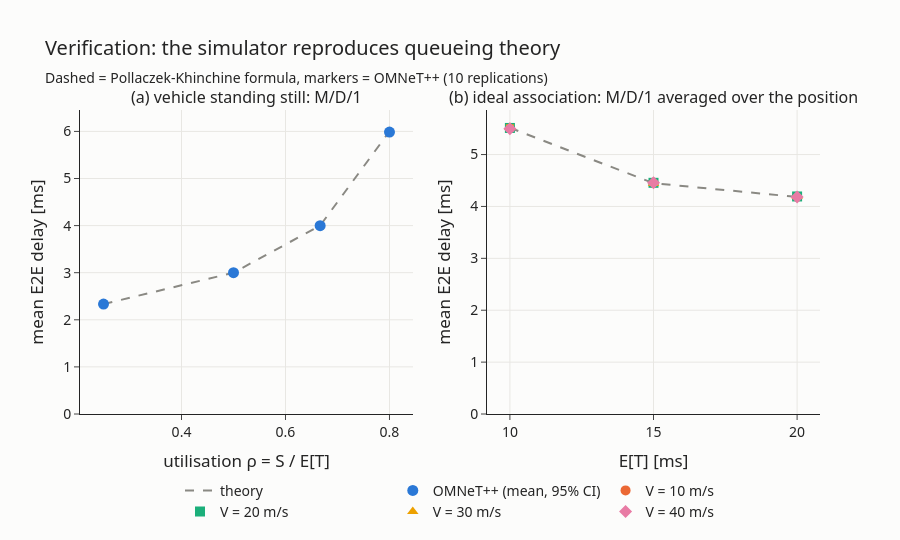

The code cell stored with this chart in its notebook:
### Markdown cell above
## 2. Verification against queueing theory — chart 01

Two cases where we know the exact answer:
*Source of the formula:* `Notes on Queueing Theory` p. 47 (Pollaczek–Khinchine, M/G/1).

- **(a) vehicle standing still** 125 m from a BS → S = 2 ms constant, exponential T → an **M/D/1** queue. Pollaczek–Khinchine: $E[R] = S + \frac{\rho S}{2(1-\rho)}$.
- **(b) moving vehicle, ideal association, no handover packets** → at each position u the queue is an M/D/1 with $S(u) = \alpha (u^2 + 20^2)$, and u is uniform in [0, 250 m] → we **average** the P-K formula over u.

### Code cell
md1 = summarize(load_runs("Validation_MD1"), ["Tv"]).sort_values("Tv", ascending=False)
S = ALPHA * 125 ** 2                                            # 2 ms
md1["rho"] = S / (md1["Tv"] / 1000)
md1["theory"] = S + md1["rho"] * S / (2 * (1 - md1["rho"]))    # P-K for M/D/1

ideal = summarize(load_runs("IdealHandover"), ["T", "V"])
u = np.linspace(0, ISD / 2, 10001)
S_u = ALPHA * (u ** 2 + OFFSET ** 2)
theory = {}
for T in ideal["T"].unique():
    rho_u = S_u / (T / 1000)
    theory[T] = np.mean(S_u + rho_u * S_u / (2 * (1 - rho_u))) + BACKHAUL
ideal["theory"] = ideal["T"].map(theory)

fig = make_subplots(rows=1, cols=2, subplot_titles=[
    "(a) vehicle standing still: M/D/1", "(b) ideal association: M/D/1 averaged over the position"])
fig.add_trace(go.Scatter(x=md1["rho"], y=md1["theory"] * 1000, mode="lines", name="theory",
                         line=dict(color=GREY, dash="dash")), row=1, col=1)
fig.add_trace(go.Scatter(x=md1["rho"], y=md1["endToEndDelay:mean"] * 1000, mode="markers",
                         name="OMNeT++ (mean, 95% CI)", marker=dict(size=11, color=COLORS[0]),
                         error_y=dict(array=md1["endToEndDelay:mean_ci"] * 1000)), row=1, col=1)
th = ideal.groupby("T")["theory"].first()
fig.add_trace(go.Scatter(x=th.index, y=th.values * 1000, mode="lines", showlegend=False,
                         line=dict(color=GREY, dash="dash")), row=1, col=2)
for i, v in enumerate(SPEEDS):
    d = ideal[ideal["V"] == v]
    fig.add_trace(go.Scatter(x=d["T"], y=d["endToEndDelay:mean"] * 1000, mode="markers", name=f"V = {v} m/s",
                             marker=dict(size=10, color=COLORS[i + 1], symbol=SYMBOLS[i]),
                             error_y=dict(array=d["endToEndDelay:mean_ci"] * 1000)), row=1, col=2)
fig.update_xaxes(title="utilisation ρ = S / E[T]", row=1, col=1)
fig.update_xaxes(title="E[T] [ms]", row=1, col=2)
fig.update_yaxes(title="mean E2E delay [ms]", rangemode="tozero")
style(fig, "Verification: the simulator reproduces queueing theory",
      "Dashed = Pollaczek-Khinchine formula, markers = OMNeT++ (10 replications)", height=540)
fig.show()
save(fig, "01_validation", height=540)

md1["error_%"] = 100 * (md1["endToEndDelay:mean"] / md1["theory"] - 1)
ideal["error_%"] = 100 * (ideal["endToEndDelay:mean"] / ideal["theory"] - 1)
print("max |error| M/D/1: %.2f %%,  ideal association: %.2f %%" % (md1["error_%"].abs().max(), ideal["error_%"].abs().max()))

### Figure 1 — Plotly figure (JSON) as saved in the notebook; plotly's stock layout.template omitted (floating-point values rounded to 4 significant figures)
{"data": [{"line": {"color": "#8a8983", "dash": "dash"}, "mode": "lines", "name": "theory", "type": "scatter", "x": [0.25, 0.5, 0.6667, 0.8], "xaxis": "x", "y": [2.333, 3.0, 4.0, 6.0], "yaxis": "y"}, {"error_y": {"array": [0.001453, 0.003017, 0.005269, 0.01282]}, "marker": {"color": "#2a78d6", "size": 11}, "mode": "markers", "name": "OMNeT++ (mean, 95% CI)", "type": "scatter", "x": [0.25, 0.5, 0.6667, 0.8], "xaxis": "x", "y": [2.334, 3.0, 3.998, 5.986], "yaxis": "y"}, {"line": {"color": "#8a8983", "dash": "dash"}, "mode": "lines", "showlegend": false, "type": "scatter", "x": [10.0, 15.0, 20.0], "xaxis": "x2", "y": [5.516, 4.448, 4.183], "yaxis": "y2"}, {"error_y": {"array": [0.04616, 0.01237, 0.01023]}, "marker": {"color": "#eb6834", "size": 10, "symbol": "circle"}, "mode": "markers", "name": "V = 10 m/s", "type": "scatter", "x": [10.0, 15.0, 20.0], "xaxis": "x2", "y": [5.508, 4.456, 4.188], "yaxis": "y2"}, {"error_y": {"array": [0.05295, 0.01394, 0.01084]}, "marker": {"color": "#1baf7a", "size": 10, "symbol": "square"}, "mode": "markers", "name": "V = 20 m/s", "type": "scatter", "x": [10.0, 15.0, 20.0], "xaxis": "x2", "y": [5.513, 4.456, 4.192], "yaxis": "y2"}, {"error_y": {"array": [0.04083, 0.009007, 0.007027]}, "marker": {"color": "#eda100", "size": 10, "symbol": "triangle-up"}, "mode": "markers", "name": "V = 30 m/s", "type": "scatter", "x": [10.0, 15.0, 20.0], "xaxis": "x2", "y": [5.523, 4.444, 4.19], "yaxis": "y2"}, {"error_y": {"array": [0.03839, 0.01114, 0.008978]}, "marker": {"color": "#e87ba4", "size": 10, "symbol": "diamond"}, "mode": "markers", "name": "V = 40 m/s", "type": "scatter", "x": [10.0, 15.0, 20.0], "xaxis": "x2", "y": [5.496, 4.455, 4.182], "yaxis": "y2"}], "layout": {"annotations": [{"font": {"size": 16}, "showarrow": false, "text": "(a) vehicle standing still: M/D/1", "x": 0.225, "xanchor": "center", "xref": "paper", "y": 1.0, "yanchor": "bottom", "yref": "paper"}, {"font": {"size": 16}, "showarrow": false, "text": "(b) ideal association: M/D/1 averaged over the position", "x": 0.775, "xanchor": "center", "xref": "paper", "y": 1.0, "yanchor": "bottom", "yref": "paper"}], "font": {"family": "Segoe UI, Arial", "size": 14}, "height": 540, "legend": {"orientation": "h", "x": 0.5, "xanchor": "center", "y": -0.2}, "margin": {"t": 110}, "paper_bgcolor": "#fcfcfb", "plot_bgcolor": "#fcfcfb", "title": {"subtitle": {"text": "Dashed = Pollaczek-Khinchine formula, markers = OMNeT++ (10 replications)"}, "text": "Verification: the simulator reproduces queueing theory"}, "xaxis": {"anchor": "y", "domain": [0.0, 0.45], "gridcolor": "#e8e7e3", "showgrid": true, "title": {"text": "utilisation ρ = S / E[T]"}}, "xaxis2": {"anchor": "y2", "domain": [0.55, 1.0], "gridcolor": "#e8e7e3", "showgrid": true, "title": {"text": "E[T] [ms]"}}, "yaxis": {"anchor": "x", "domain": [0.0, 1.0], "gridcolor": "#e8e7e3", "rangemode": "tozero", "showgrid": true, "title": {"text": "mean E2E delay [ms]"}}, "yaxis2": {"anchor": "x2", "domain": [0.0, 1.0], "gridcolor": "#e8e7e3", "rangemode": "tozero", "showgrid": true, "title": {"text": "mean E2E delay [ms]"}}}}
